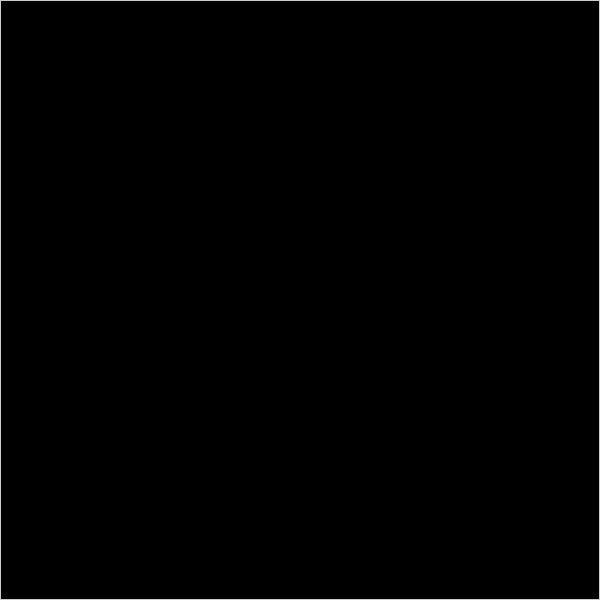
Frame 1 (no input)
Frame 60 (the mouse pressed at the canvas centre just before this capture): identical to frame 1, image omitted
Frame 120 (the mouse held since frame 60 and released just before this capture): identical to frame 1, image omitted

The Processing sketch that drew this single still picture (run headless with seeded random() and noise(); from frame 60 on, the mouse is pressed at the canvas centre):

// Processing sketch: ReactionDiffusionJava
// ── ReactionDiffusionJava.pde
int N = 600; // Change the size

float[] a  = new float[N*N];
float[] b  = new float[N*N];
float[] a_ = new float[N*N];
float[] b_ = new float[N*N];

float dt = 1e-3;
float f  = 0.055;
float k  = 0.062;
float DA = 1;
float DB = 0.5;

void setup(){
  size(600,600);
  colorMode(RGB,100);
  loadPixels();
  for(int i = 1; i < N-1 ; i++){
   for(int j = 1; j < N-1 ; j++){
     a[i+j*N] = 0; //noise(i+j*N)*100;
     b[i+j*N] = 0; //noise(i+j*N+100)*100;
     a_[i+j*N] = a[i+j*N];
     b_[i+j*N] = b[i+j*N];
     pixels[i+j*N] = color(a_[i+j*N],0,b_[i+j*N]);
  }
 }
  updatePixels();
}

void draw(){
  for(int i = 1; i < N-1 ; i++){
   for(int j = 1; j < N-1 ; j++){
     a[i+j*N] = react(a_,b_,i,j,0);
     b[i+j*N] = react(a_,b_,i,j,1);
   }
  }
  loadPixels();
  for(int i = 1; i < N-1 ; i++){
   for(int j = 1; j < N-1 ; j++){
     a_[i+j*N] = a[i+j*N];
     b_[i+j*N] = b[i+j*N];
     pixels[i+j*N] = color(a_[i+j*N],0,b_[i+j*N]);
   }
 }
  updatePixels();
}

void mousePressed(){
 if (mouseButton == RIGHT){fill(0,0,100);}
 if (mouseButton == LEFT){fill(100,0,0);}
 noStroke();
 int radius = 50;
 ellipse(mouseX,mouseY,radius,radius);
 loadPixels();
  for(int i = 1; i < N-1 ; i++){
   for(int j = 1; j < N-1 ; j++){
     a_[i+j*N] = red(pixels[i+j*N]);
     b_[i+j*N] = blue(pixels[i+j*N]);
  }
 }
}

float react(float[] AL, float[] BL, int i, int j, int which){
  float A = AL[i+j*N];
  float B = BL[i+j*N];
  float out = 0;
  if (which == 0){out = A + dt*(DA*conv(AL,i,j) - A*B*B + f*(1-A));}
  if (which == 1){out = B + dt*(DB*conv(BL,i,j) + A*B*B - B*(k+f));}
  return out;
}

float conv(float[] L, int i, int j){
    float sum = 0;
    float k = 0;
    for(int x = -1; x < 2; x++){
      for(int y = -1; y < 2; y++){
            int xy = abs(x)+abs(y);
            if(xy == 2){k = 0.05;}
            else if (xy == 1){k = 0.2;}
            else if (xy == 0){k = -1;}
            sum += L[(i+x) + N*(j+y)]* k;
          }
        }
    return sum;
}
